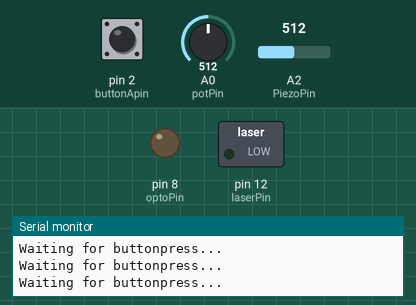
This sketch was run on a simulated Arduino Uno, built with avr-gcc and run on an emulated ATmega328P. On the bench: switched loads named in the sketch (green lamp = pin HIGH), output pins drawn as LEDs (lit = HIGH), the last lines printed to the serial monitor. Dashed ring = blinking. Inputs (shaded band) come from the test bench; at power-on: pin 2 (buttonApin) LOW, A0 (potPin) = 512, A2 (PiezoPin) = 512.

Above: at 1.2 s.
1.3 s: pin 2 (buttonApin) pulled HIGH for 3.2 s
At 2.2 s:
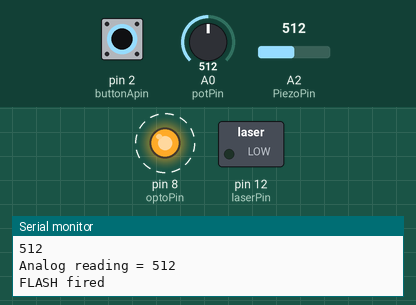
7.1 s: pin 2 (buttonApin) pulsed HIGH 2 times (0.12 s each, 0.3 s apart)
At 8.2 s:
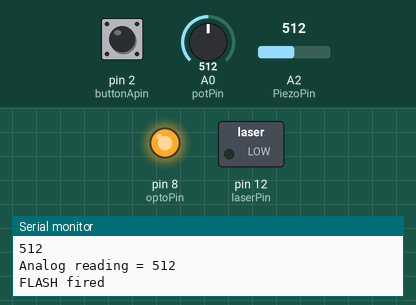
10.7 s: pin 2 (buttonApin) pulled HIGH for 0.15 s
At 12.6 s:
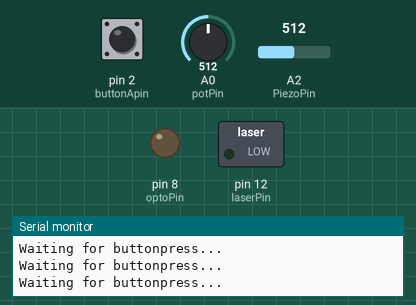
13.8 s: pin 2 (buttonApin) pulled HIGH for 1 s
At 14.7 s:
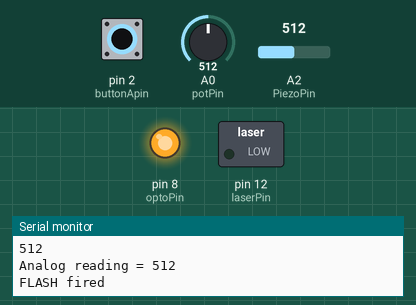
17.8 s: pin 2 (buttonApin) pulsed HIGH 5 times (0.12 s each, 0.3 s apart)
At 20.5 s:
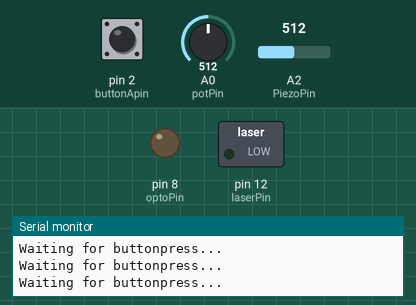
Timing chart, 0 to 22.0 s (numbered marks = the images above; inputs shaded):
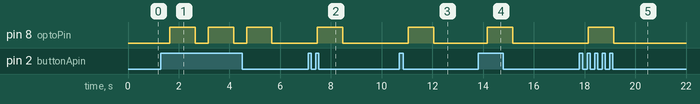

The sketch:

laser_piezo_instruct.ino
```cpp
/* This program is used as a laser trigger and/or sound trigger for high-speed photography<br>  ---> Made by Sander Vanhee <--

push button to activate program
Activate laser or sound trigger
delay
open camera shutter (manual for now)
drop an object
laser barrier or piezo sensor gets triggered
laser off
wait the delay set by potentiometer
trigger flash
delay
close camera shutter
delay
*/

int laserPin = 12;        // red wire from laser
int potPin = 0;           // potentiometer to read delay
int optoPin = 8;          // towards the optocoupler
int buttonApin = 2;       // pushbutton
int photocellPin = A1;    // the cell and 10K pulldown are connected to A1
int photocellReading;     // the analog reading from the sensor divider
int PiezoPin = 2;         // the Piezo is connected to a2
int PiezoReading;         // the analog reading from the sensor divider

void setup(){
  // We'll send debugging information via the Serial monitor
    Serial.begin(9600);

    //#define photocellPin 1
    pinMode(laserPin, OUTPUT);
    pinMode(buttonApin, INPUT_PULLUP);
    pinMode(photocellPin, INPUT_PULLUP);
    pinMode(PiezoPin, INPUT);
    pinMode(optoPin, OUTPUT);
    pinMode(potPin, INPUT_PULLUP);
    }

void loop() {
  // check if button is pressed, only continue when pressed.
    Serial.println("Waiting for buttonpress...");

if (digitalRead(buttonApin) == HIGH) {  // start program if button is pressed
    //start if(buttonpressed) loop
    Serial.println("Button pressed");

// Read value of potentiometer
    int reading  = analogRead(potPin);
    Serial.println("reading potentiometer");
    Serial.println(reading);
    reading = map(reading, 0, 1023, 1, 500);     // scale it to use it with the drops (delay between 1 and 500)

delay(50);


/* We'll put the LASER CODE in comments to isolate it from the Piezo code

// Activate laser
    digitalWrite(laserPin, HIGH);
    Serial.println("Laser Activated");

delay(1000); // delay before open shutter

Serial.println("Drop object");

  // read the value of the photocellPin
    int photocellReading  = digitalRead(photocellPin); //read value photocell and print it
    Serial.println(photocellReading);

  //Check if laser is broken
while (digitalRead(photocellPin)==HIGH){
  Serial.println("Laser uninterrupted");
    int photocellReading  = digitalRead(photocellPin); //read value photocell
    Serial.println(photocellReading);

    // as long as the laser is not broken, this "while" statement will loop.
    // when the laser is broken, the program will continue.
}
  // WHILE loop ended: DigitalRead(PhotocellPin) == LOW
  // turn laser off to not show up in the picture
  digitalWrite(laserPin, LOW);
*/

// what follows is the PIEZO code
PiezoReading = analogRead(PiezoPin);
Serial.print("Analog reading = ");
Serial.println(PiezoReading);     // the raw analog reading

while (analogRead(PiezoPin)<1){
  Serial.println("no sound detected");
    int PiezoReading  = analogRead(PiezoPin); //read value photocell
    Serial.println(PiezoReading);
    }

// WHILE loop for reading the piezo value ended, continue to trigger the Flash
// Wait the amount indicated by the value of potentiometer
// give the waves time to rise back to the surface

delay(reading);

  //trigger flash - send signal from pin 8
    digitalWrite(8, HIGH);
    Serial.println("FLASH fired");
    delay(1000);
    digitalWrite(8, LOW);

    //wait for flash light to die down
    delay(200);

    //close camera shutter

    Serial.println("END");
    // END OF (buttonpressed) while loop

  digitalWrite(laserPin, LOW);
}}
```

Measured:
- after the input at 1.3 s, pin 8 (optoPin): alternates HIGH for 1.0 s and LOW for 0.51 s, starting after 0.35 s
- after the input at 7.1 s, pin 8 (optoPin): LOW → HIGH after 0.37 s, → LOW 1.0 s later
- after the input at 10.7 s, pin 8 (optoPin): LOW → HIGH after 0.35 s, → LOW 1.0 s later
- after the input at 13.8 s, pin 8 (optoPin): LOW → HIGH after 0.36 s, → LOW 1.0 s later
- after the input at 17.8 s, pin 8 (optoPin): LOW → HIGH after 0.35 s, → LOW 1.0 s later
